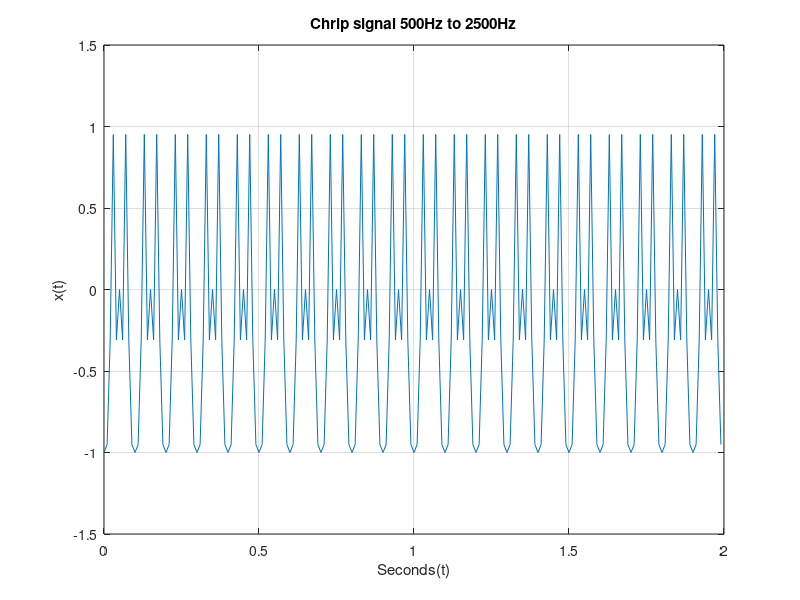

This chart was generated by the following MATLAB code:
%%%%%%%%%%%%%%%%%%%%%%%%%%%%%%
Ts = 0.01; %time interval
t=0:Ts:2-Ts;
f0 = 500;
u = 500;
x5 = cos((2*pi*u*t.^2) + (2*pi*f0*t) + pi);

plot(t,x5);
xlim([0 2]);
ylim([-1.5 1.5]);
grid on;
xlabel('Seconds(t)');
ylabel('x(t)');
title('Chrip signal 500Hz to 2500Hz');
soundsc(x5);
%%%%%%%%%%%%%%%%%%%%%%%%%%%%%%